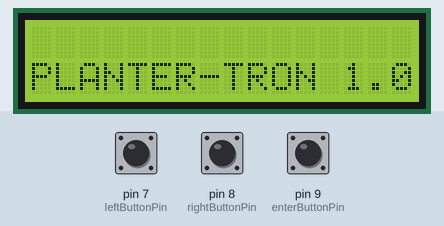
Recording of a sketch running on a simulated Arduino Uno, built with avr-gcc and run on an emulated ATmega328P. Parts: 16×2 character LCD. Inputs (shaded band) come from the test bench; at power-on: pin 7 (leftButtonPin) LOW, pin 9 (enterButtonPin) LOW, pin 8 (rightButtonPin) LOW.

Above: at 3.5 s.
At 8.6 s:
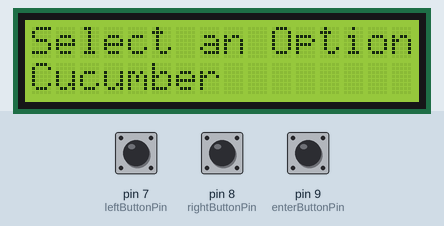
8.7 s: pin 7 (leftButtonPin) pulled HIGH for 3.2 s
At 12.7 s:
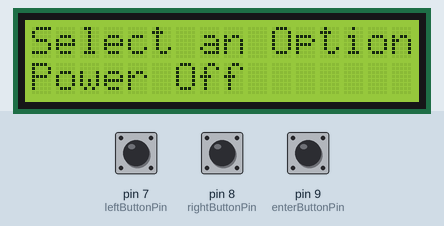
13.4 s: pin 9 (enterButtonPin) pulled HIGH for 0.15 s
At 14.4 s:
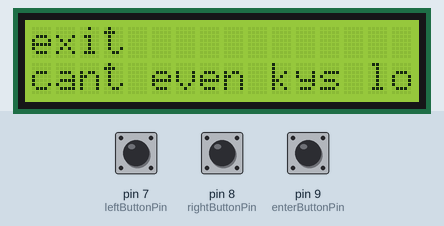
Timing chart, 0 to 16.4 s (numbered marks = the images above; inputs shaded):
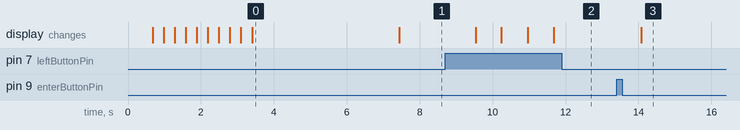

Measured:
- after the input at 8.7 s, the display: first changes after 0.83 s (image 2 shows a later state)
- after the input at 13.4 s, the display: changes after 0.67 s (image 3)
- what the display in image 0 shows lasts 4.0 s, from 3.4 s to 7.4 s

The sketch:

displaymenuwithcursor.ino
```cpp
#include <Wire.h>
#include <LiquidCrystal_I2C.h>

const byte leftButtonPin = 7;         // Pin 7 for "left"  command
const byte rightButtonPin = 8;       // Pin 8 for "right" command
const byte enterButtonPin = 9;      // Pin 9 for "Enter" command


//Menu Arrays
String MenuOptions [] = {"Cucumber       ", "Lettuce         ", "Chive       ", "Battery        ","Power Off         "};
// Set the LCD address to 0x27 for a 16 chars and 2 line display

boolean buttonStateLeft = LOW;              // Button states for the "Left"  command
boolean lastButtonStateLeft = LOW;
boolean currentButtonStateLeft  = LOW;
boolean buttonStateRight = LOW;            // Button states for the "Right"  command
boolean lastButtonStateRight = LOW;
boolean currentButtonStateRight  = LOW;
boolean buttonStateEnter = LOW;           // Button states for the "Enter"  command
boolean lastButtonStateEnter = LOW;
boolean currentButtonStateEnter  = LOW;

unsigned long lastDebounceTime = 0;  // the last time the output pin was toggled
unsigned long debounceDelay = 75;    // the debounce time; increase if the output flickers

template< typename T, size_t NumberOfSize >
size_t MenuItemsSize(T (&) [NumberOfSize]){ return NumberOfSize; }
int numberOfMenuItems = MenuItemsSize(MenuOptions) - 1;
int currentMenuItem = 0;
int previousMenuItem = 1;
byte button_flag = 0;
unsigned long previousMillis = millis();


LiquidCrystal_I2C lcd(0x27, 16, 2);
void setup()
{
  pinMode(leftButtonPin, INPUT);      //  SETS THE leftPuttonPin AS AN INPUT
  pinMode(rightButtonPin, INPUT);    // SETS  THE rightButtonPin AS AN INPUT
  pinMode(enterButtonPin, INPUT);   // SETS THE  enterButtonPin AS AN INPUT
	// initialize the LCD
  lcd.init();
  lcd.backlight();
  lcd.clear();
  lcd.setCursor(0, 0);
  for(int i = 0; i < 11; i ++){
    lcd.print(".");
    delay(300);
    lcd.setCursor(i,0);
  }
  lcd.clear();
  lcd.setCursor(0,1);
  lcd.print("PLANTER-TRON 1.0");
  delay(4000);
  lcd.clear();
  lcd.print("Select an Option:");
}

void menuFunctions(int menu)  // Your menü functions
{
  lcd.clear();
  lcd.setCursor(0,0);

  if(menu == 0) {
    lcd.print("CUCUMBER SELECT");
    lcd.setCursor(0,1);
    lcd.print("shit dont work bruh");
  }
  if(menu == 1) // example function for 2. menü item
  {
    lcd.print("LETTUCE SELECT");
    lcd.setCursor(0,1);
    lcd.print("shit dont work bruh");
  }
  if(menu == 2)
  {
    lcd.print("CHIVE SELECT");
    lcd.setCursor(0,1);
    lcd.print("shit dont work bruh");
  }
  if(menu == 3)
  {
    lcd.print("BATTERY SELECT");
    lcd.setCursor(0,1);
    lcd.print("it dead bruh");
  }
    if(menu == 4)
  {
    lcd.print("exit");
    lcd.setCursor(0,1);
    lcd.print("cant even kys lol");
  }
  delay(10000);
}

void loop()
{
	lcd.setCursor(0,1);
  lcd.print(MenuOptions[currentMenuItem]);

  currentButtonStateLeft = digitalRead(leftButtonPin);
  currentButtonStateRight = digitalRead(rightButtonPin);
  currentButtonStateEnter = digitalRead(enterButtonPin);

  if (currentButtonStateRight != lastButtonStateRight || currentButtonStateLeft != lastButtonStateLeft || currentButtonStateEnter != lastButtonStateEnter) {
    lastDebounceTime = millis();
  }

  if ((millis() - lastDebounceTime) > debounceDelay) {
      if (currentButtonStateRight == HIGH){ // if left button is pressed
        buttonStateRight = currentButtonStateRight;
        currentMenuItem--;
        delay(600);
      if(currentMenuItem < 0)
      {
        currentMenuItem = 0;
      }
    }
    if (currentButtonStateLeft == HIGH){ // if left button is pressed
        buttonStateLeft = currentButtonStateLeft;
        ++currentMenuItem;
        delay(600);
      if(currentMenuItem > numberOfMenuItems ){
        currentMenuItem = numberOfMenuItems;
      }
    }
  }

    if (currentButtonStateEnter == HIGH){ // if enter is pressed
      buttonStateEnter = currentButtonStateEnter;
      delay(600);
      menuFunctions(currentMenuItem);
    }

  lastButtonStateLeft  = currentButtonStateLeft;       // resets the left button state to LOW
  lastButtonStateRight  = currentButtonStateRight;     // resets the right button state to LOW
  lastButtonStateEnter  = currentButtonStateEnter;     // resets the enter button state to LOW
  delay(100);
}
```
